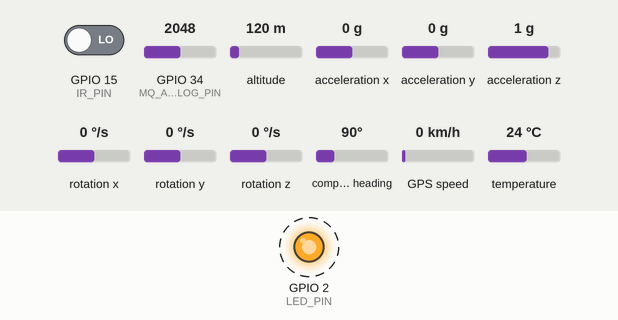
This sketch was run on a simulated ESP32. Shown: output pins drawn as LEDs (lit = HIGH). Dashed ring = blinking. The test bench sets the inputs (shaded band); at power-on: GPIO 34 (MQ_ANALOG_PIN) = 2048, GPIO 15 (IR_PIN) LOW, altitude 120 m, acceleration x 0 g, acceleration y 0 g, acceleration z 1 g, rotation x 0 °/s, rotation y 0 °/s, rotation z 0 °/s, compass heading 90°, GPS speed 0 km/h, temperature 24 °C (analog values on the 0–4095 scale). WiFi joins after 1.5 s; servers stay silent unless stated; the GPS gets a fix after 3 s at 37.7749, -122.4194 with 8 satellites; what the sketch prints to the serial monitor is not drawn.

Above: at 2.36 s.
2.9 s: GPIO 34 (MQ_ANALOG_PIN) set to 1953
At 3.7 s:
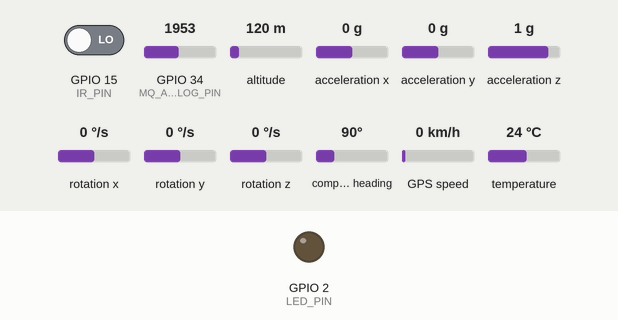
4.6 s: GPIO 34 (MQ_ANALOG_PIN) set to 2047
At 7.7 s:
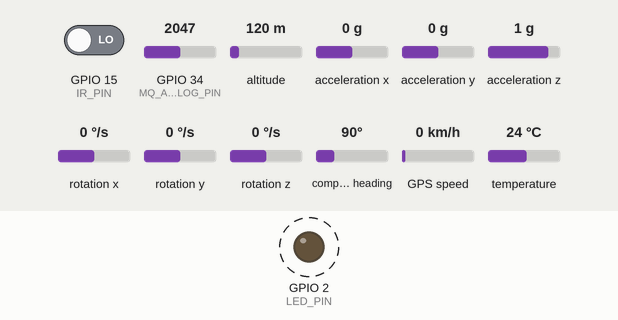
7.8 s: GPIO 34 (MQ_ANALOG_PIN) set to 1228
At 8.5 s:
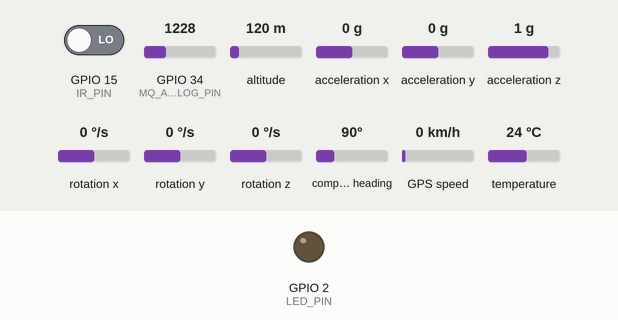
Timing chart, 0 to 10.8 s (numbered marks = the images above; inputs shaded):
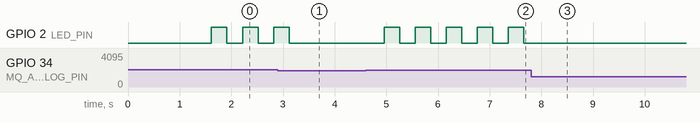

The sketch:

Final.ino
```cpp
#include <WiFi.h>
#include <Firebase_ESP_Client.h>
#include <Wire.h>
#include <Adafruit_MPU6050.h>
#include <Adafruit_Sensor.h>
#include <math.h>
#include <TinyGPS++.h>

// --- Wi-Fi Credentials ---
#define WIFI_SSID "harith"
#define WIFI_PASSWORD "harith1021"

// --- Firebase Credentials ---
#define API_KEY "AIzaSyAxRvMXqnP5O5Pf4bEddbsvx-FDjBkoN1w"
#define DATABASE_URL "https://crashalertsystem-1c13f-default-rtdb.asia-southeast1.firebasedatabase.app"

// --- Firebase Objects ---
FirebaseData fbdo;
FirebaseAuth auth;
FirebaseConfig config;

// --- MPU6050 Setup ---
Adafruit_MPU6050 mpu;
const float CRASH_THRESHOLD = 10.0; // m/s²

// --- GPS Setup ---
TinyGPSPlus gps;
#define GPS_RX 16
#define GPS_TX 17

// --- IR Sensor Setup ---
#define IR_PIN 15  // D19
bool helmetOn = false;

// --- Alcohol Sensor Setup ---
#define MQ_ANALOG_PIN 34       // A0 on MQ sensor -> GPIO34
#define MQ_THRESHOLD 500       // Adjust based on testing

// --- Built-in LED ---
#define LED_PIN 2

void connectWiFi() {
  Serial.print("Connecting to Wi-Fi");
  WiFi.begin(WIFI_SSID, WIFI_PASSWORD);
  while (WiFi.status() != WL_CONNECTED) {
    delay(500);
    Serial.print(".");
  }
  Serial.println("\n✅ Connected to Wi-Fi");
}

void setupFirebase() {
  config.api_key = API_KEY;
  config.database_url = DATABASE_URL;

  config.token_status_callback = [](TokenInfo info) {
    Serial.printf("Token Status: %s\n", info.status == token_status_ready ? "Ready" : "Not ready");
  };

  Firebase.begin(&config, &auth);
  Firebase.reconnectWiFi(true);

  if (Firebase.signUp(&config, &auth, "", "")) {
    Serial.println("✔️ Firebase anonymous signup successful");
  } else {
    Serial.printf("❌ Firebase signup failed: %s\n", config.signer.signupError.message.c_str());
  }
}

void setupMPU() {
  if (!mpu.begin()) {
    Serial.println("❌ Failed to find MPU6050 chip");
    while (1) delay(10);
  }
  Serial.println("✅ MPU6050 initialized");

  mpu.setAccelerometerRange(MPU6050_RANGE_8_G);
  mpu.setGyroRange(MPU6050_RANGE_500_DEG);
  mpu.setFilterBandwidth(MPU6050_BAND_5_HZ);
  delay(100);
}

void setupGPS() {
  Serial2.begin(9600, SERIAL_8N1, GPS_RX, GPS_TX);
  Serial.println("✅ GPS initialized");
}

void setupIR() {
  pinMode(IR_PIN, INPUT);
  Serial.println("✅ IR sensor initialized (helmet detection)");
}

void setupAlcoholSensor() {
  pinMode(LED_PIN, OUTPUT);
  analogReadResolution(10); // For ESP32, default is 12-bit
  Serial.println("✅ MQ alcohol sensor initialized");
}

void setup() {
  Serial.begin(115200);
  connectWiFi();
  setupFirebase();
  setupMPU();
  setupGPS();
  setupIR();
  setupAlcoholSensor();
}

void loop() {
  // --- Alcohol Detection ---
  int alcoholValue = analogRead(MQ_ANALOG_PIN);
  Serial.print("Alcohol sensor value: ");
  Serial.println(alcoholValue);

  if (alcoholValue > MQ_THRESHOLD) {
    Serial.println("🚫 Alcohol detected! Blocking crash detection.");

    // Blink built-in LED
    digitalWrite(LED_PIN, HIGH);
    delay(300);
    digitalWrite(LED_PIN, LOW);
    delay(300);
    return;
  }

  // --- Read IR Sensor ---
  helmetOn = digitalRead(IR_PIN) == LOW;
  if (!helmetOn) {
    Serial.println("⛔ Helmet not detected - skipping crash detection");
    delay(1000);
    return;
  }

  // --- Read MPU6050 ---
  sensors_event_t a, g, temp;
  mpu.getEvent(&a, &g, &temp);

  float totalAccel = sqrt(a.acceleration.x * a.acceleration.x +
                          a.acceleration.y * a.acceleration.y +
                          a.acceleration.z * a.acceleration.z);

  // --- Read GPS ---
  while (Serial2.available()) {
    gps.encode(Serial2.read());
  }

  float latitude = gps.location.isValid() ? gps.location.lat() : 0.0;
  float longitude = gps.location.isValid() ? gps.location.lng() : 0.0;

  // --- Crash Detected ---
  if (totalAccel > CRASH_THRESHOLD) {
    Serial.println("🚨 Crash Detected!");

    String path = "/crashes/" + String(millis());

    bool success = true;
    success &= Firebase.RTDB.setFloat(&fbdo, path + "/acceleration", totalAccel);
    success &= Firebase.RTDB.setFloat(&fbdo, path + "/latitude", latitude);
    success &= Firebase.RTDB.setFloat(&fbdo, path + "/longitude", longitude);
    success &= Firebase.RTDB.setString(&fbdo, path + "/status", "Crash Detected");

    if (success) {
      Serial.println("✅ Crash data uploaded to Firebase");
    } else {
      Serial.printf("❌ Firebase upload failed: %s\n", fbdo.errorReason().c_str());
    }

    delay(10000); // Prevent rapid uploads
  }

  delay(500);
}
```

Measured:
- the behaviour switches between 2004 and 2003 on GPIO 34 (MQ_ANALOG_PIN) (found by bisection; images 0 and 1)
- after the input at 2.9 s, GPIO 2 (LED_PIN): goes on until 3.1 s, then stays LOW
- after the input at 4.6 s, GPIO 2 (LED_PIN): alternates HIGH for 0.30 s and LOW for 0.30 s, starting after 0.36 s
- after the input at 7.8 s, GPIO 2 (LED_PIN): stops changing and stays LOW
- by itself, GPIO 2 (LED_PIN): alternates HIGH for 0.30 s and LOW for 0.30 s
